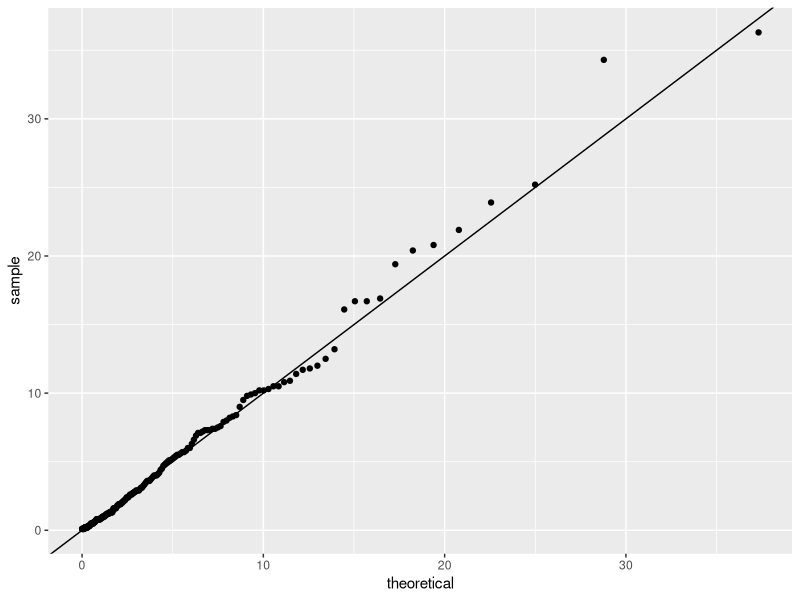
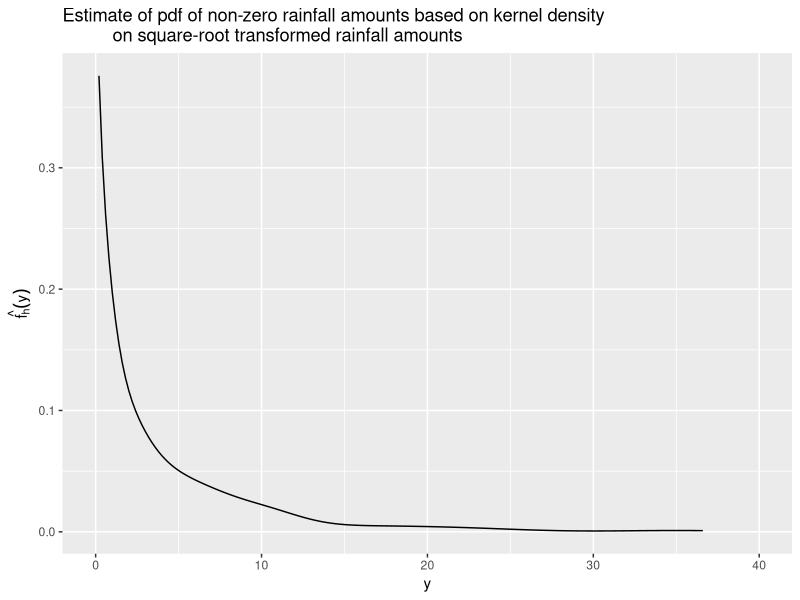

The R source for these figures, in order:
library(ggplot2)

#read our csv file
seavington = read.csv("seavington2020.csv")

#Non-zero rainfall amounts
non_zero = subset(seavington, prcp > 0)
non_zero_vec = non_zero[2]

#Function to evaluate CDF
cdf <- function(y, alpha, beta){
  1-exp(-(beta*y)^alpha)
}

#Function to evaluate inverse of CDF
inv_cdf <- function(p, alpha, beta){
  (-log(1-p))^(1/alpha)/beta
}

cdf_seavington = cdf(non_zero_vec, 0.775, 0.272)
inv_cdf_seavingtion = inv_cdf(cdf_seavington, 0.775, 0.272)

#Plotting QQ-plot
cdf_params = list(alpha = 0.775, beta = 0.272)
ggplot(non_zero, aes(sample = prcp)) + 
  stat_qq(distribution = inv_cdf, dparams = cdf_params) + geom_abline()


#Pearsons Chi-Squared test
bins = c(0, 5, 10, 15, 20, 25, 30 , 35 ,40, Inf)
O <- table(cut(non_zero$prcp, bins, right = FALSE))
Phi <- cdf(bins, 0.775 , 0.272)
E <- length(non_zero$prcp) * diff(Phi)
J <- length(bins-1)
contingency <- rbind(Observed = O, Expected = E)
print(contingency, digits = 4)
test_stat <- sum((O - E)^2 / E)
1 - pchisq(test_stat, J - 3)


#Kernel Density square-root function
kde_sqrt <- function(y, y_i, w, h){
  d <- outer(sqrt(y), sqrt(y_i), FUN="-")
  rowMeans(w(d/h))/(h*2*sqrt(y))
}


#Estimating Seavington rainfall
w_normal <- function(u) dnorm(u)
h <- 0.3
y_plot <- pretty(range(non_zero_vec) + h*c(-1,1), 200)
y_plot <- subset(y_plot, y_plot > 0)
f_hat <- kde_sqrt(y_plot, non_zero$prcp, w_normal, h)
ggplot() + geom_line(aes(x = y_plot, y = f_hat )) +
  labs(x = "y", y = expression(hat(f[h])(y))) + xlim(0, 40) +
  ggtitle("Estimate of pdf of non-zero rainfall amounts based on kernel density 
          on square-root transformed rainfall amounts")

























